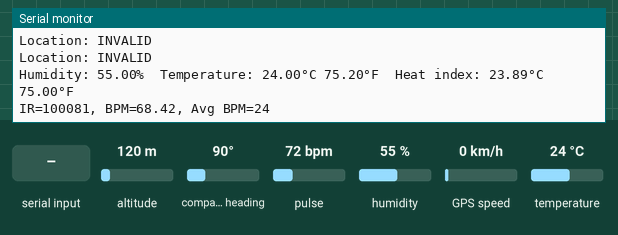
Simulated run of this sketch. Board: ESP32. Shown: the last lines printed to the serial monitor. The inputs (shaded band) are chosen by the test bench; at power-on: pulse 72 bpm, humidity 55 %, altitude 120 m, temperature 24 °C, compass heading 90°, GPS speed 0 km/h. WiFi joins after 1.5 s; servers stay silent unless stated; the GPS gets a fix after 3 s at 37.7749, -122.4194 with 8 satellites.

Above: at 3.0 s.
3.1 s: pulse set to 100 bpm
At 4.3 s:
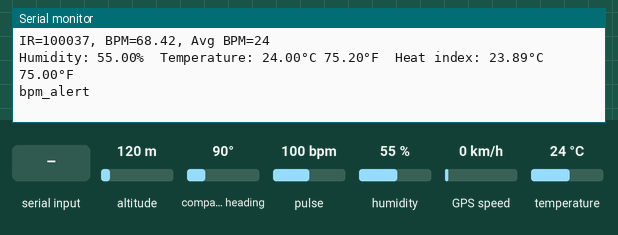
6.0 s: humidity set to 22 %
At 6.63 s:
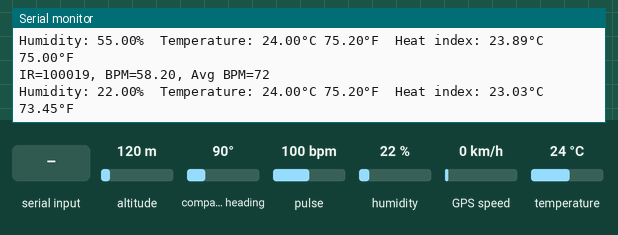
7.5 s: altitude set to 20 m
At 8.9 s:
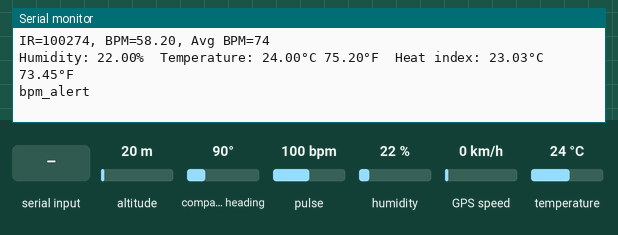
9.0 s: "1" received over the second serial link
10.5 s: temperature set to 12 °C
At 11.73 s:
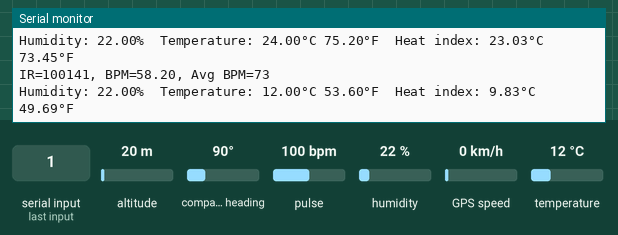
12.0 s: compass heading set to 7°
At 12.4 s:
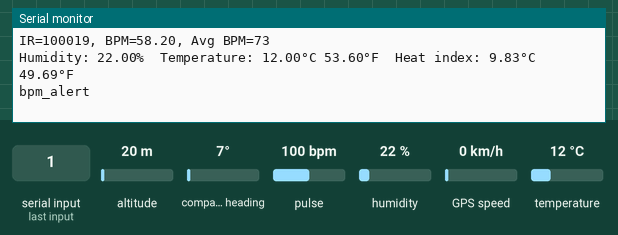
Timing chart, 0 to 14.5 s (numbered marks = the images above; inputs shaded):
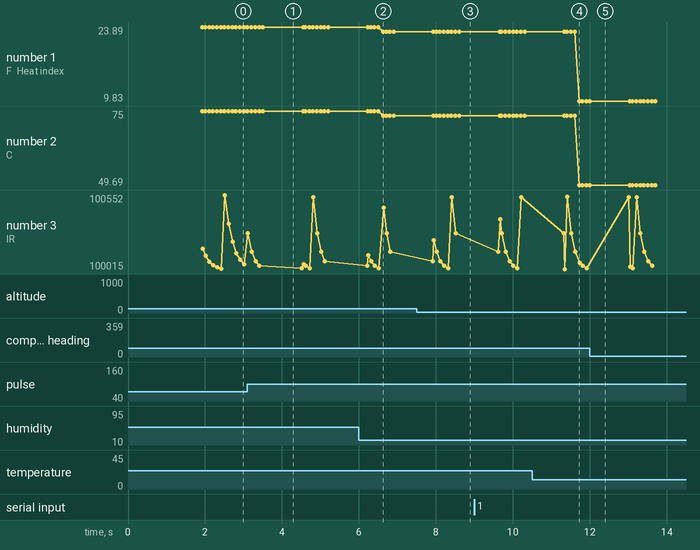

The sketch:

Safety_final.ino
```cpp
/* Comment this out to disable prints and save space */
#define BLYNK_PRINT Serial

/* Uncomment this to see the verbose Blynk protocol log */
//#define BLYNK_DEBUG

#define BLYNK_TEMPLATE_ID "ENTER_YOUR_TEMPLATE_ID"
#define BLYNK_TEMPLATE_NAME "ENTER_YOUR_TEMPLATE_NAME"
#define BLYNK_AUTH_TOKEN "ENTER_YOUR_AUTH_TOKEN"

#define TEMPERATURE_PIN V0
#define HUMIDITY_PIN V1
#define PULSE_PIN V2
#define AVGPULSE_PIN V3
#define DHTPIN 4
#define DHTTYPE DHT11

// SCL of MH-ET LIVE -> D22, SDA of MH-ET LIVE -> D21

// GPS TX -> RX2(16), GPS RX -> TX2(17)
#define RXPin 16 // RX pin for GPS
#define TXPin 17 // TX pin for GPS
#define GPSBaud 9600


#include <TinyGPS++.h>
#include "DHT.h"
#include <Wire.h>
#include "MAX30105.h"
#include "heartRate.h"
#include <WiFi.h>
#include <BlynkSimpleEsp32.h>
#include "Arduino.h"
#include <EMailSender.h>

char auth[] = BLYNK_AUTH_TOKEN;

TinyGPSPlus gps;

EMailSender emailSend("sender@example.com", "<app_password>");

DHT dht(DHTPIN, DHTTYPE);
MAX30105 particleSensor;

const byte RATE_SIZE = 4; //Increase this for more averaging. 4 is good.
byte rates[RATE_SIZE]; //Array of heart rates
byte rateSpot = 0;
long lastBeat = 0; //Time at which the last beat occurred

float beatsPerMinute;
int beatAvg;

double temperature_c;
double temperature_f;
double humidity;
double hif;
double hic;

int flag = 1;
String latitude, longitude;

// Your WiFi credentials.
// Set password to "" for open networks.
const char ssid[] = "Wifi_name";
const char pass[] = "Wifi_pass";

BlynkTimer timer;

void setup()
{
  // Debug console
  Serial.begin(115200);
  Blynk.begin(auth, ssid, pass);
  dht.begin();
  Serial2.begin(GPSBaud, SERIAL_8N1, RXPin, TXPin); // Initialize hardware serial for
  // Initialize sensor
  if (!particleSensor.begin(Wire, I2C_SPEED_FAST)) //Use default I2C port, 400kHz speed
  {
    Serial.println("MAX30105 was not found. Please check wiring/power. ");
    while (1);
  }
  Serial.println("Place your index finger on the sensor with steady pressure.");

  particleSensor.setup(); //Configure sensor with default settings
  particleSensor.setPulseAmplitudeRed(0x0A); //Turn Red LED to low to indicate sensor is running
  particleSensor.setPulseAmplitudeGreen(0); //Turn off Green LED
  timer.setInterval(100L, humidity_func);
  timer.setInterval(100L, pulse_func);
}

void loop()
{
  Blynk.run();
  timer.run();

  while (Serial2.available() > 0) {
    if (gps.encode(Serial2.read())) {
      displayInfo();
    }
  }

  if (millis() > 5000 && gps.charsProcessed() < 10) {
    Serial.println("No GPS detected: check wiring.");
    while (true);
  }
}

void pulse_func() {
  long irValue = particleSensor.getIR();

  if (checkForBeat(irValue) == true)
  {
    //We sensed a beat!
    long delta = millis() - lastBeat;
    lastBeat = millis();

    beatsPerMinute = 60 / (delta / 1000.0);

    if (beatsPerMinute < 255 && beatsPerMinute > 20)
    {
      rates[rateSpot++] = (byte)beatsPerMinute; //Store this reading in the array
      rateSpot %= RATE_SIZE; //Wrap variable

      //Take average of readings
      beatAvg = 0;
      for (byte x = 0 ; x < RATE_SIZE ; x++)
        beatAvg += rates[x];
      beatAvg /= RATE_SIZE;
    }
  }

  Blynk.virtualWrite(PULSE_PIN, beatsPerMinute);
  Blynk.virtualWrite(AVGPULSE_PIN, beatAvg);

  if (beatsPerMinute > 76.63) {
    Serial.println("bpm_alert");
    Blynk.logEvent("bpm_alert");
    sendEmail();
  }

  Serial.print("IR=");
  Serial.print(irValue);
  Serial.print(", BPM=");
  Serial.print(beatsPerMinute);
  Serial.print(", Avg BPM=");
  Serial.print(beatAvg);

  if (irValue < 50000)
    Serial.print(" No finger?");

  Serial.println();
}

void humidity_func() {
  humidity = dht.readHumidity();
  // Read temperature as Celsius (the default)
  temperature_c = dht.readTemperature();
  // Read temperature as Fahrenheit (isFahrenheit = true)
  temperature_f = dht.readTemperature(true);

  // Check if any reads failed and exit early (to try again).
  if (isnan(humidity) || isnan(temperature_c) || isnan(temperature_f)) {
    Serial.println(F("Failed to read from DHT sensor!"));
    return;
  }

  // Compute heat index in Fahrenheit (the default)
  hif = dht.computeHeatIndex(temperature_f, humidity);
  // Compute heat index in Celsius (isFahreheit = false)
  hic = dht.computeHeatIndex(temperature_c, humidity, false);

  Blynk.virtualWrite(TEMPERATURE_PIN, temperature_c);
  Blynk.virtualWrite(HUMIDITY_PIN, humidity);

  Serial.print(F("Humidity: "));
  Serial.print(humidity);
  Serial.print(F("%  Temperature: "));
  Serial.print(temperature_c);
  Serial.print(F("°C "));
  Serial.print(temperature_f);
  Serial.print(F("°F  Heat index: "));
  Serial.print(hic);
  Serial.print(F("°C "));
  Serial.print(hif);
  Serial.println(F("°F"));
}

void displayInfo() {
  Serial.print("Location: ");
  if (gps.location.isValid()) {
    Serial.print(gps.location.lat(), 6);
    latitude = String(gps.location.lat(), 6);
    Serial.print(",");
    Serial.print(gps.location.lng(), 6);
    longitude = String(gps.location.lng(), 6);
  } else {
    Serial.print("INVALID");
  }

  Serial.println();
}

void sendEmail() {
  EMailSender::EMailMessage message;
  message.subject = "User Location";
  message.message = "http://maps.google.com/maps?q=loc:" + latitude + "," + longitude;

  EMailSender::Response resp = emailSend.send("receiver@example.com", message);

  Serial.println("Sending status: ");

  Serial.println(resp.status);
  Serial.println(resp.code);
  Serial.println(resp.desc);
}
```

Measured:
- after the input at 3.1 s, the serial monitor: prints a new line at once (image 1)
- after the input at 6.0 s, the serial monitor: prints a new line after 0.63 s (image 2)
- after the input at 7.5 s, the serial monitor: prints a new line after 0.45 s (image 3)
- after the input at 10.5 s, the serial monitor: prints a new line after 1.2 s (image 4)
- plotted number 1: 23.89 → 23.03 after the input at 6.0 s, 23.03 → 9.83 after the input at 10.5 s
- plotted number 2: 75 → 73.45 after the input at 6.0 s, 73.45 → 49.69 after the input at 10.5 s
- plotted number 3: 100050 → 100072 after the input at 3.1 s, 100141 → 100274 after the input at 7.5 s
